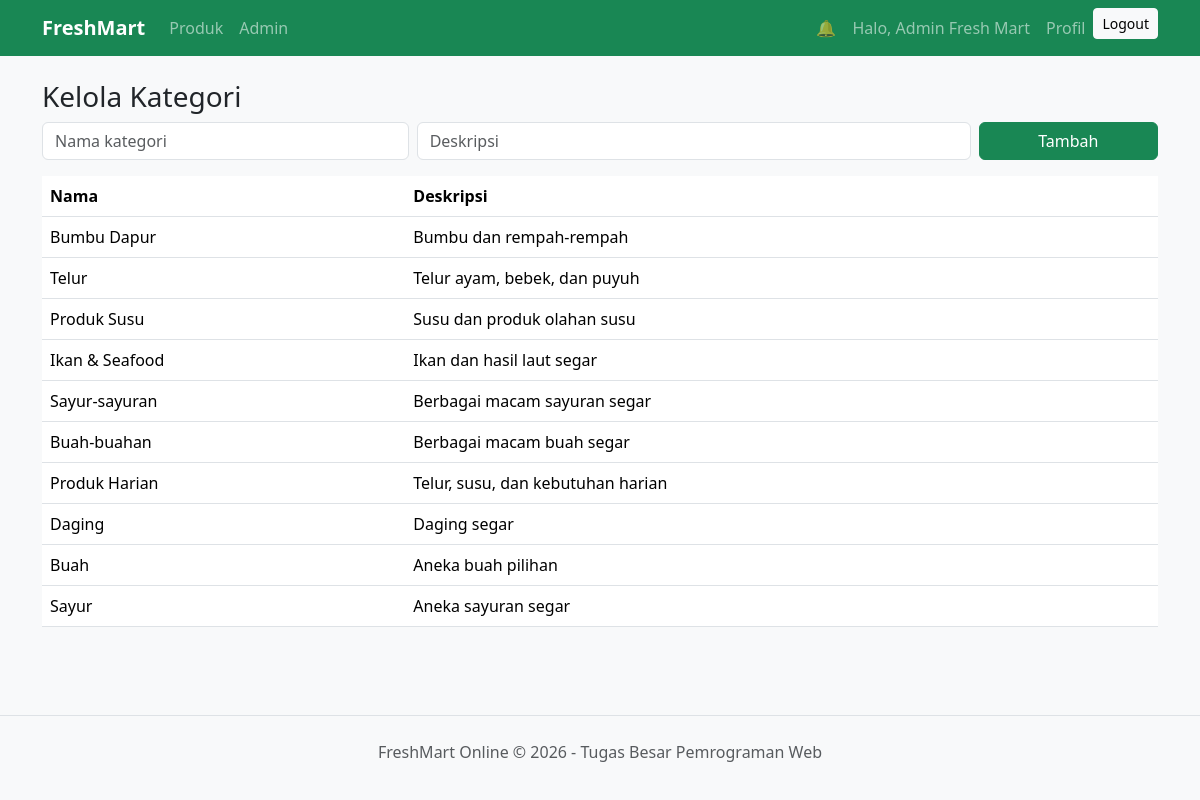
Page /index.php?page=admin-categories (signed in) on the committed database.
### tables this page shows
CREATE TABLE `categories` (
  `id` int(11) NOT NULL,
  `name` varchar(100) NOT NULL,
  `description` text DEFAULT NULL
);

### src/views/admin/categories.php (the view)
<h3>Kelola Kategori</h3>
<form class="row g-2 mb-3" method="post">
    <div class="col-md-4"><input class="form-control" name="name" placeholder="Nama kategori"></div>
    <div class="col-md-6"><input class="form-control" name="description" placeholder="Deskripsi"></div>
    <div class="col-md-2"><button class="btn btn-success w-100">Tambah</button></div>
</form>
<table class="table">
    <thead>
        <tr>
            <th>Nama</th>
            <th>Deskripsi</th>
        </tr>
    </thead>
    <tbody><?php while ($c = mysqli_fetch_assoc($categories)): ?>
            <tr>
                <td><?= e($c['name']) ?></td>
                <td><?= e($c['description']) ?></td>
            </tr><?php endwhile; ?>
    </tbody>
</table>

### src/assets/css/style.css (style rules this page uses)
body { background: #f8f9fa }

### rows in the picture
categories: name "Bumbu Dapur", description "Bumbu dan rempah-rempah"
categories: name "Telur", description "Telur ayam, bebek, dan puyuh"
categories: name "Produk Susu", description "Susu dan produk olahan susu"
categories: name "Ikan & Seafood", description "Ikan dan hasil laut segar"
categories: name "Sayur-sayuran", description "Berbagai macam sayuran segar"
categories: name "Buah-buahan", description "Berbagai macam buah segar"
categories: name "Produk Harian", description "Telur, susu, dan kebutuhan harian"
categories: name "Daging", description "Daging segar"
categories: name "Buah", description "Aneka buah pilihan"
categories: name "Sayur", description "Aneka sayuran segar"

### other values in the picture
$user['name'] "Admin Fresh Mart"
